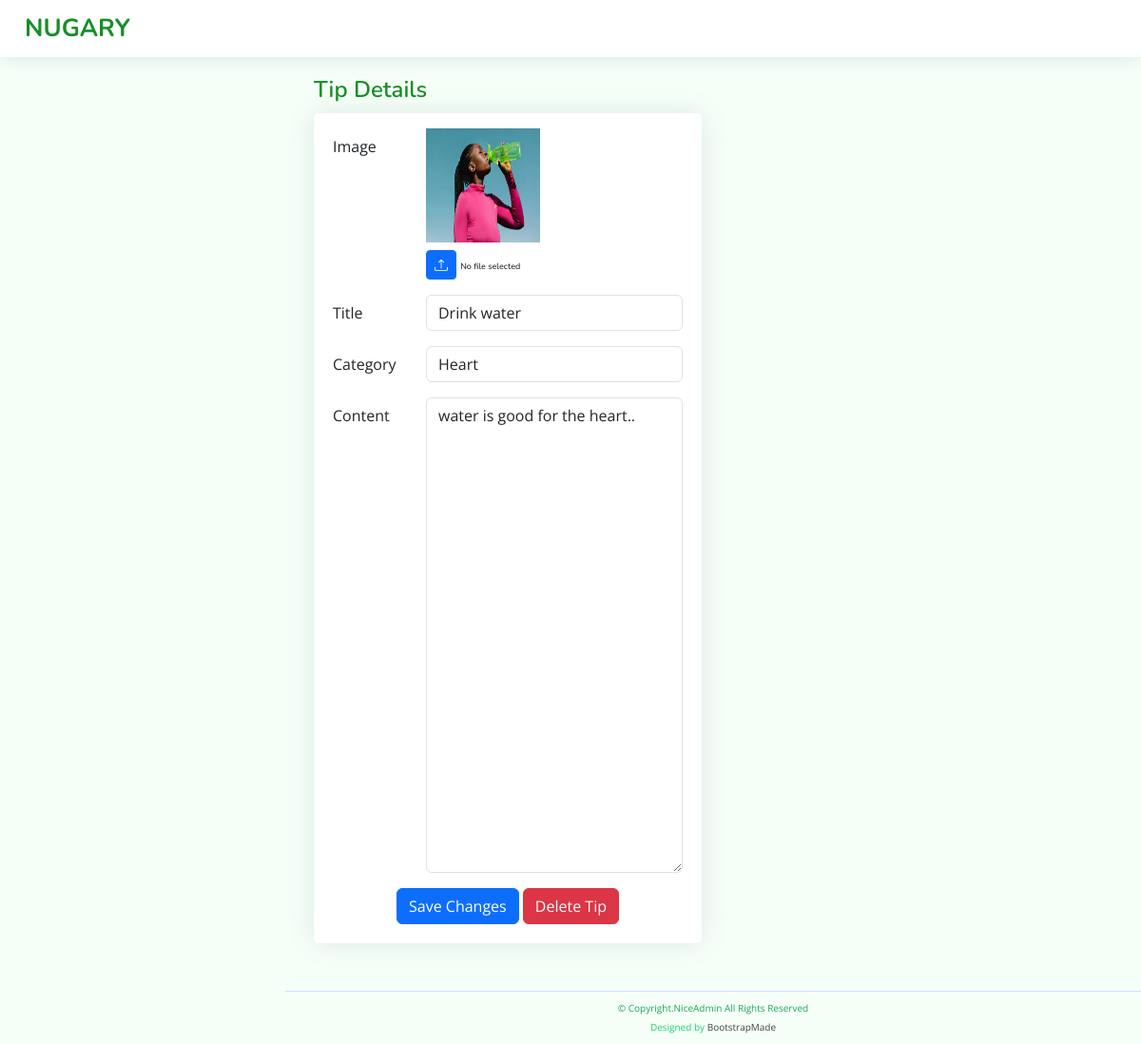
The page /product/tip_details/4 (signed in) on the database its author committed.
### products/models.py (models this page shows, shortened)
class HealthTip(models.Model):
    img = models.ImageField(upload_to='images/', default='images/IMG_1828_2.jpeg')
    title = models.CharField(max_length=40)
    category = models.CharField(max_length=40)
    content = models.TextField()

### products/views.py (the view)
# urls.py: path('tip_details/<pk>', tip_details, name='tip_details'),
@login_required(login_url='/product/user/login')
def tip_details(request, pk):
    try:
        tip = HealthTip.objects.get(pk=pk)
        return render(request, 'Tips/tip_details.html',
                      {'tip': tip})
    except ObjectDoesNotExist:
        return render(request, 'Tips/show_tips.html',
                      {'msg': "Health Tip does not exist"})

### products/templates/Tips/tip_details.html (shortened to what this page needs)
{% extends 'products/index.html' %}
    {% block header %}
        <header id="header" class="header fixed-top d-flex align-items-center">
            <div class="d-flex align-items-center justify-content-between">
            <a href="{% url 'admin' %}" class="logo d-flex align-items-center">
                <span class="d-none d-lg-block">NUGARY</span>
            </a>
            </div>
        </header>
    {% endblock %}
    {% block main %}
    <main id="main" class="main">
        <div class="pagetitle">
          <h1>Tip Details</h1>
        </div>
        <section class="section profile">
          <div class="row">
            <div class="col-xl-6">
              <div class="card">
                <div class="card-body pt-3">
                      <form method="post" action="{% url 'edit_tip' tip.pk %}" enctype="multipart/form-data">
                        <div class="row mb-3">
                          <label for="image" class="col-md-4 col-lg-3 col-form-label">Image</label>
                          <div class="col-md-8 col-lg-9">
                            <img class="product-image" src="{{ tip.img.url }}" alt="health tip image">
                            <div class="pt-2">
                              <a href="#" onclick="showInfo2()"  class="btn btn-primary btn-sm" title="Upload new profile image"><i class="bi bi-upload"></i></a>
                              <h6 id="img_info" style="display: inline; font-size: xx-small;">No file selected</h6>
                            </div>
                          </div>
                        </div>
                        <div class="row mb-3">
                          <label for="title" class="col-md-4 col-lg-3 col-form-label">Title</label>
                          <div class="col-md-8 col-lg-9">
                            <input name="title" type="text" class="form-control" id="title" value="{{ tip.title }}" required>
                          </div>
                        </div>
                        <div class="row mb-3">
                          <label for="category" class="col-md-4 col-lg-3 col-form-label">Category</label>
                          <div class="col-md-8 col-lg-9">
                            <input name="category" type="text" class="form-control" id="category" value="{{ tip.category }}" required>
                          </div>
                        </div>
                        <div class="row mb-3">
                          <label for="content" class="col-md-4 col-lg-3 col-form-label">Content</label>
                          <div class="col-md-8 col-lg-9">
                            <textarea name="content" class="form-control" id="content" style="height: 500px">{{ tip.content }}.</textarea>
                          </div>
                        </div>
                        <div class="text-center">
                          <button type="submit" class="btn btn-primary">Save Changes</button>
                          <a href="javascript: {document.getElementById('delete').submit()}" class="btn btn-danger">Delete Tip</a>
                        </div>
                      </form>
                </div>
              </div>
            </div>
          </div>
        </section>
    </main>
    {% endblock %}

### products/static/css/style.css (style rules this page uses)
:root { scroll-behavior: smooth; }
body { font-family: "Open Sans", sans-serif; background: #f6fff7; color: #444444; }
a { color: #444444; text-decoration: none; }
h1, h2, h3, h4, h5, h6 { font-family: "Nunito", sans-serif; }
#main { margin-top: 60px; padding: 20px 30px; transition: all 0.3s; }
.pagetitle { margin-bottom: 10px; }
.pagetitle h1 { font-size: 24px; margin-bottom: 0; font-weight: 600; color: #178f25; }
.card { margin-bottom: 30px; border: none; border-radius: 5px; box-shadow: 0px 0 30px rgba(1, 41, 112, 0.1); }
.card-body { padding: 0 20px 20px 20px; }
.logo { line-height: 1; }
@media (min-width: 1200px) { .logo { width: 280px; } }
.logo span { font-size: 26px; font-weight: 700; color: #178f25; font-family: "Nunito", sans-serif; }
.header { transition: all 0.5s; z-index: 997; height: 60px; box-shadow: 0px 2px 20px rgba(1, 41, 112, 0.1); background-color: #fff; padding-left: 20px; }
@media (min-width: 1200px) { #main, #footer { margin-left: 300px; } }
.profile .card-body .product-image { width: 120px; height: 120px; }

### rows shown on the page
HealthTip: img (picture), title "Drink water", category "Heart", content "water is good for the heart.."
